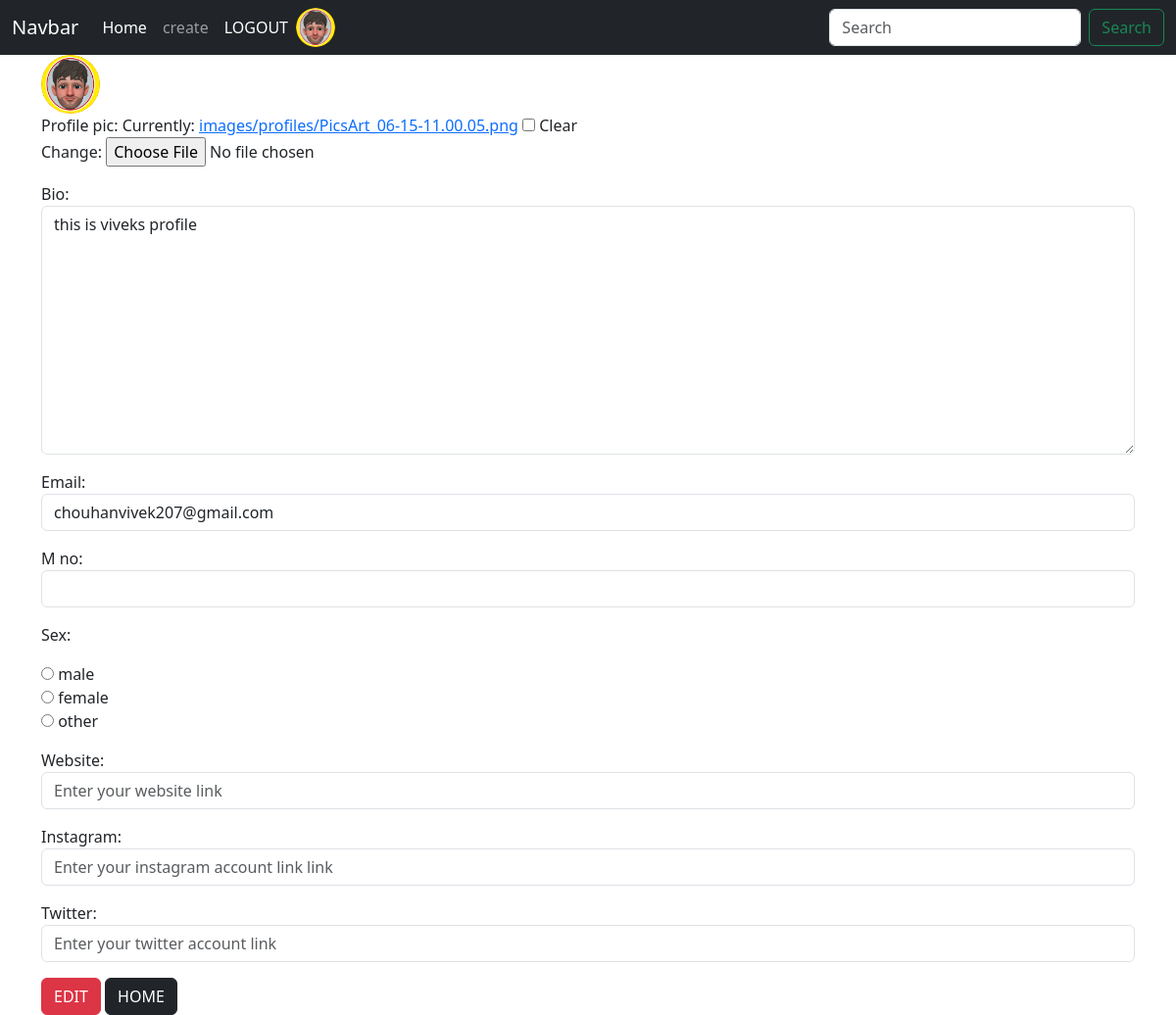
/editprofile (signed in), run on the app's committed database.
### blog/models.py (models this page shows, shortened)
class Profile(models.Model):
    user=models.OneToOneField(User,null=True,on_delete=models.CASCADE)
    bio=models.TextField(null=True,blank=True)
    profile_pic=models.ImageField(null=True,blank=True , upload_to='images/profiles/')
    email=models.EmailField(blank=True,null=True,max_length=100)
    m_no=models.IntegerField(null=True,blank=True)
    sex=models.CharField(null=True,blank=True,max_length=500)
    website=models.CharField(null=True,blank=True,max_length=500)
    instagram=models.CharField(null=True,blank=True,max_length=500)
    twitter=models.CharField(null=True,blank=True,max_length=500)

### blog/views.py (the view, shortened to what this page needs)
# urls.py: path('editprofile',Editprofile.as_view(),name='editprofile'),
class Editprofile(View):
    def get(self,request):
        info=Profile.objects.filter(user=request.user).first()
        prof=Profileform(instance=info)
        context={'form':prof}
        return render(request,'updateprofile.html',context)

### blog/forms.py
class Profileform(forms.ModelForm):
    class Meta:
        model=Profile
        fields=['profile_pic','bio','email','m_no','sex','website','instagram','twitter']
        widgets={
            'sex':forms.RadioSelect(choices=gender),
            'bio':forms.Textarea(attrs={'class':"form-control"}),
            'email':forms.EmailInput(attrs={'class':"form-control"}),
            'm_no':forms.NumberInput(attrs={'class':"form-control"}),
            'website':forms.TextInput(attrs={'placeholder':'Enter your website link','class':"form-control"}),
            'instagram':forms.TextInput(attrs={'placeholder':'Enter your instagram account link link','class':"form-control"}),
            'twitter':forms.TextInput(attrs={'placeholder':'Enter your twitter account link','class':"form-control"})
        }

### blog/templates/updateprofile.html (shortened to what this page needs)
{% extends 'base.html' %}
{% block content %}
<form method="post" enctype="multipart/form-data">
    {% if user.profile.profile_pic %}
    <img src="{{user.profile.profile_pic.url}}" alt="profilepic" class="rounded-circle" height="60">
    {% endif %}
    {{form.as_p}}
    <button type="submit" class="btn btn-danger">EDIT </button>
    <a href="{% url 'home' %}" class="btn btn-dark">HOME</a>
</form>
{% endblock %}

### blog/templates/base.html (shortened to what this page needs)
<!doctype html>
<html lang="en">
  <head>
    <link href="https://cdn.jsdelivr.net/npm/bootstrap@5.3.0-alpha1/dist/css/bootstrap.min.css" rel="stylesheet">
    <link rel="stylesheet" href="https://cdn.jsdelivr.net/npm/bootstrap-icons@1.5.0/font/bootstrap-icons.css">
  </head>
  <body>
    <nav class="navbar navbar-expand-lg navbar-dark bg-dark">
        <div class="container-fluid">
          <a class="navbar-brand" href="#">Navbar</a>
          <div class="collapse navbar-collapse" id="navbarSupportedContent">
            <ul class="navbar-nav me-auto mb-2 mb-lg-0">
              <li class="nav-item">
                <a class="nav-link active" aria-current="page" href="{% url 'home' %}">Home</a>
              </li>
              {% if user.is_authenticated %}
              <li class="nav-item">
                <a class="nav-link" href="{% url 'create' %}">create</a>
              </li>
              <li class="nav-item">
                <a class="nav-link active" aria-current="page" href="{% url 'logout' %}">LOGOUT</a>
              </li>
              {% if user.profile.profile_pic %}
              <li class="nav-item">
                <a class="navbar-brand" href="{% url 'profile' %}">
                  <img src="{{user.profile.profile_pic.url}}" alt="pic" width="40" height="40" class="rounded-circle">
                </a>
              </li>
              {% else %}
              <li class="nav-item">
                <a class="nav-link active" aria-current="page" href="{% url 'profile' %}">{{user.username|default:'Your profile'}}</a>
              </li>
              {% endif %}
              {% endif %}
            </ul>
            <form class="d-flex" role="search">
              <input class="form-control me-2" type="search" placeholder="Search" aria-label="Search">
              <button class="btn btn-outline-success" type="submit">Search</button>
            </form>
          </div>
        </div>
      </nav>
    <div class="container">
    {% block content %}
    {% endblock %}
</div>
  </body>
</html>

### data on the page
Profile: bio "this is viveks profile", email "chouhanvivek207@gmail.com", sex "☐ male ☐ female ☐ other"
